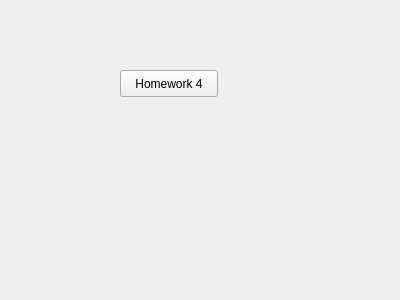
<?xml version="1.0" encoding="UTF-8"?>
<ui version="4.0">
 <class>Form</class>
 <widget class="QWidget" name="Form">
  <property name="geometry">
   <rect>
    <x>0</x>
    <y>0</y>
    <width>400</width>
    <height>300</height>
   </rect>
  </property>
  <property name="windowTitle">
   <string>Form</string>
  </property>
  <widget class="QPushButton" name="Test">
   <property name="geometry">
    <rect>
     <x>120</x>
     <y>70</y>
     <width>98</width>
     <height>27</height>
    </rect>
   </property>
   <property name="text">
    <string>Homework 4</string>
   </property>
  </widget>
 </widget>
 <resources/>
 <connections/>
</ui>
